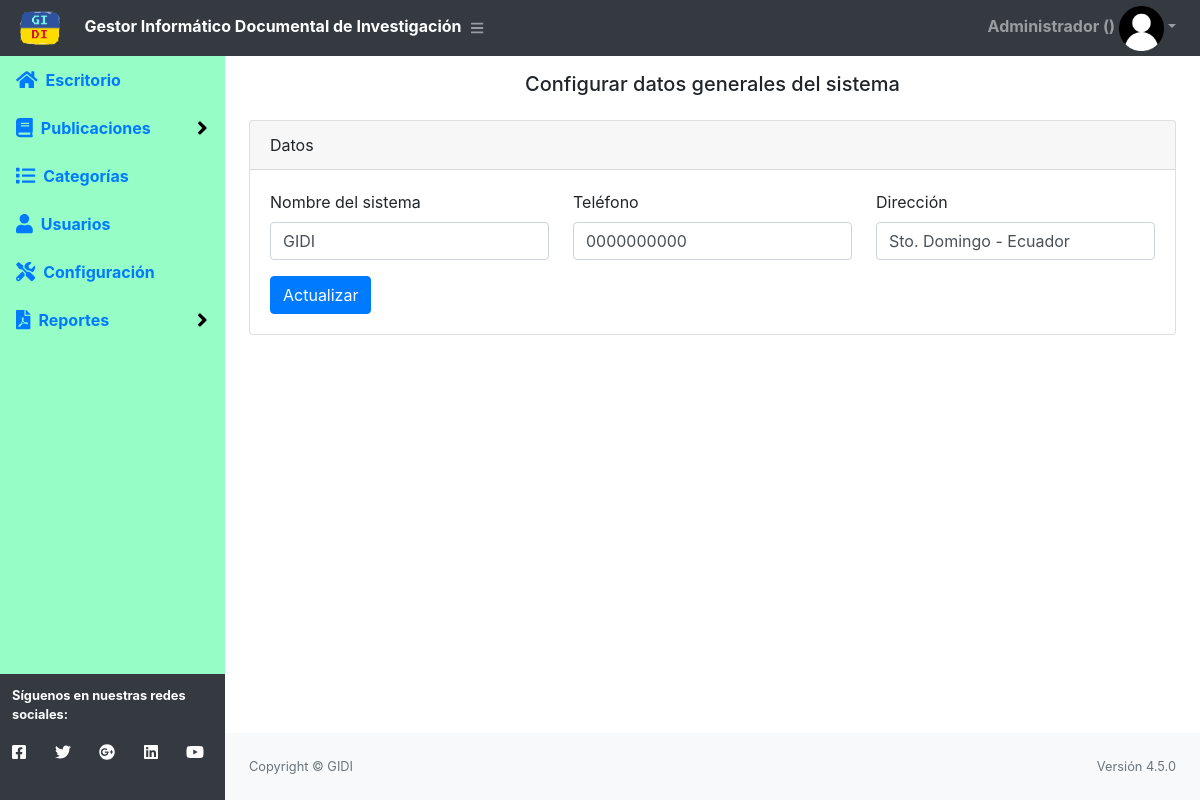
Page /configuracion/listar (signed in) on the committed database.
### tables this page shows
CREATE TABLE IF NOT EXISTS `configuracion` (
  `id` int(11) NOT NULL AUTO_INCREMENT,
  `nombre` varchar(200) NOT NULL,
  `telefono` varchar(20) NOT NULL,
  `direccion` text NOT NULL,
  `correo` varchar(100) NOT NULL,
  PRIMARY KEY (`id`)
);

### Libraries/Core/Views.php (called while the page is built)
<?php
class Views{
    function getView($controller, $view, $data="", $alert="", $config = "", $cliente = "")
    {
        $controller = get_class($controller);
        if ($controller == "home") {
            $view = "Views/".$view.".php";
        }else{
            $view = "Views/" . $controller . "/" . $view . ".php";
        }
        require_once($view);
    }
}
?>

### Controller/configuracion.php (called while the page is built, shortened)
<?php
    class configuracion extends Controllers{
        public function listar()
        {
            $data = $this->model->selectConfiguracion();
            $this->views->getView($this, "listar", $data, "");
        }
}

### index.php (called while the page is built, shortened)
<?php
require_once("Helpers/Helpers.php");
require_once("Libraries/Core/Load.php");
?>

### Helpers/Helpers.php (called while the page is built, shortened)
<?php
function base_url()
{
    return BASE_URL;
}
?>

### Libraries/Core/Mysql.php (called while the page is built, shortened)
<?php
class Mysql extends Conexion{
    private $conexion;
    function __construct()
    {
        $this->conexion = new Conexion();
        $this->conexion = $this->conexion->conect();
    }
    public function select(string $query){
        $this->strquery = $query;
        $result = $this->conexion->prepare($this->strquery);
        $result->execute();
        $data = $result->fetch(PDO::FETCH_ASSOC);
        return $data;
    }
}
?>

### Libraries/Core/Conexion.php (called while the page is built)
<?php
class Conexion{
    private $conect;
    public function __construct()
    {
      $conexion = "mysql:host=".HOST.";dbname=".BD.";.CHARSET.";
      try {
          $this->conect = new PDO($conexion, DB_USER, PASS);
          $this->conect->setAttribute(PDO::ATTR_ERRMODE, PDO::ERRMODE_EXCEPTION);
      } catch (PDOException $e) {
          $this->conect = "Error en la conexion";
          echo "Error: " . $e->getMessage();
      }
    }
    public function conect()
    {
        return $this->conect;
    }
}
?>

### Models/configuracionModel.php (called while the page is built, shortened)
<?php
class configuracionModel extends Mysql{
    public function selectConfiguracion()
    {
        $sql = "SELECT * FROM configuracion";
        $res = $this->select($sql);
        return $res;
    }
}
?>

### Views/configuracion/listar.php (the view, shortened to what this page needs)
<head>
</head>
<div id="layoutSidenav_content">
    <main>
        <div class="container-fluid">
            <h5 class="text-center">Configurar datos generales del sistema</h5>
            <div class="row">
                <div class="col-lg-12">
                    <div class="card mt-3">
                        <div class="card-header">
                            Datos
                        </div>
                        <div class="card-body">
                            <form action="<?php echo base_url(); ?>configuracion/actualizar" method="post">
                                <div class="row">
                                    <div class="col-lg-4">
                                        <div class="form-group">
                                            <label for="nombre">Nombre del sistema</label>
                                            <input id="nombre" class="form-control" type="text" name="nombre" value="<?php echo $data['nombre']; ?>" required placeholder="Nombre">
                                        </div>
                                    </div>
                                    <div class="col-lg-4">
                                        <div class="form-group">
                                            <label for="telefono">Teléfono</label>
                                            <input id="telefono" class="form-control" type="text" name="telefono" value="<?php echo $data['telefono']; ?>" required placeholder="Teléfono">
                                        </div>
                                    </div>
                                    <div class="col-lg-4">
                                        <div class="form-group">
                                            <label for="direccion">Dirección</label>
                                            <input id="direccion" class="form-control" type="text" name="direccion" value="<?php echo $data['direccion']; ?>" required placeholder="Dirección">
                                        </div>
                                    </div>
                                </div>
                                <button class="btn btn-primary" type="submit">Actualizar</button>
                            </form>
                        </div>
                    </div>
                </div>
            </div>
        </div>
    </main>

### rows in the picture
configuracion: nombre "GIDI", telefono "0000000000", direccion "Sto. Domingo - Ecuador"

### other values in the picture
$_SESSION['nombre'] "Administrador"
